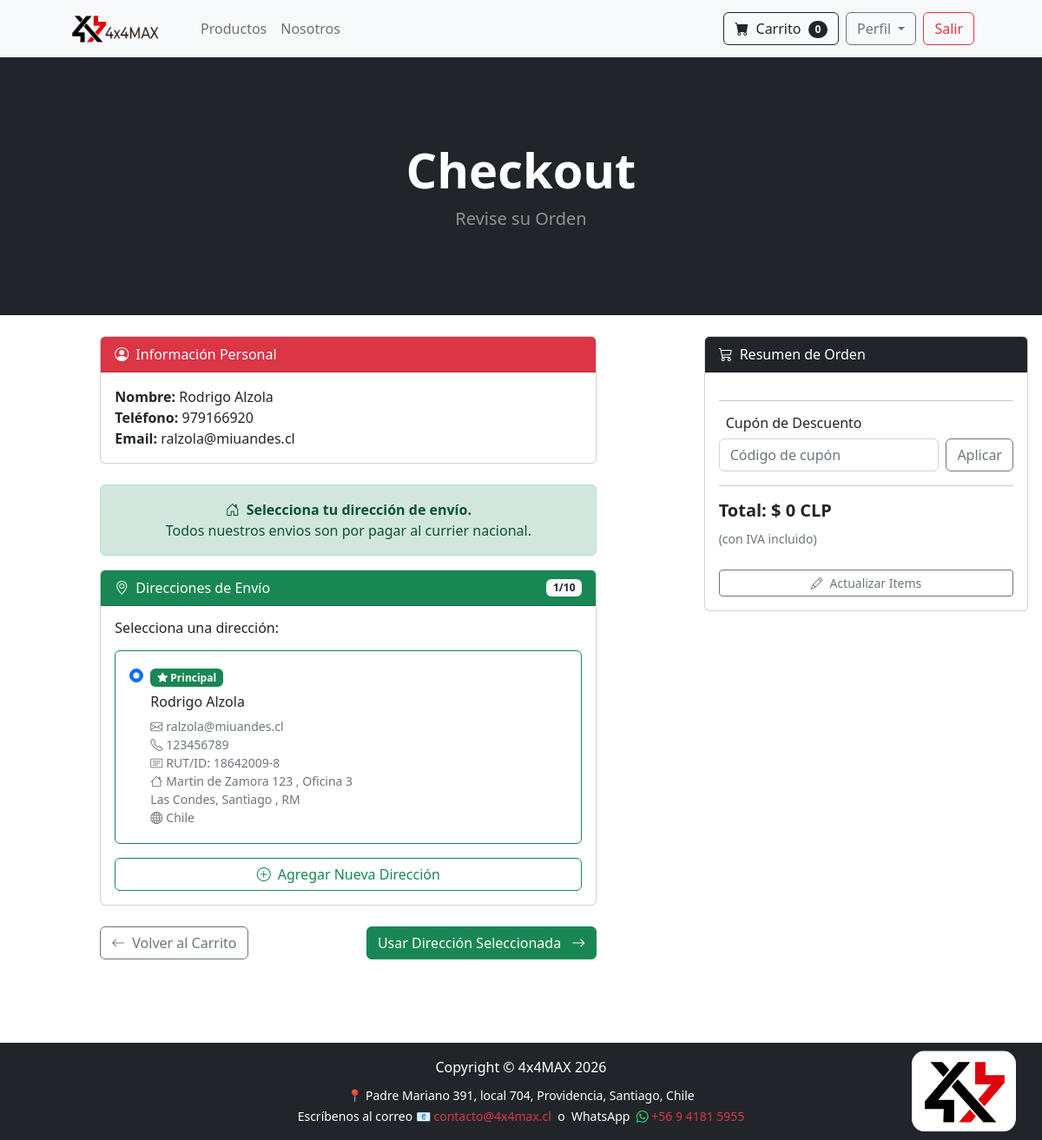
/payment/checkout (signed in), run on the app's committed database.
### store/models.py (models this page shows, shortened)
class Profile(models.Model):
    user = models.OneToOneField(User, on_delete=models.CASCADE)
    full_name = models.CharField(max_length=100, blank=False)
    date_modified = models.DateTimeField(User, auto_now=True)
    phone = models.CharField(max_length=20, blank=False)
    id_number = models.CharField(max_length=10, default='', validators=[validar_rut], help_text='Rut: 12345678-9')
    email = models.EmailField(max_length=100, blank=False)
    address1 = models.CharField(max_length=200, blank=True)
    address2 = models.CharField(max_length=200, blank=True)
    city = models.CharField(max_length=200, blank=True)
    state = models.CharField(max_length=200, blank=True)
    commune = models.CharField(max_length=200, blank=True)
    zipcode = models.CharField(max_length=200, blank=True)
    country = models.CharField(max_length=200, blank=True)
    old_cart = models.TextField(blank=True, null=True, default='')

### payment/models.py (models this page shows, shortened)
class ShippingAddress(models.Model):
    user = models.ForeignKey(User, on_delete=models.CASCADE, related_name='shipping_addresses')
    full_name = models.CharField(max_length=255)
    email = models.EmailField(max_length=255)
    phone = models.CharField(max_length=20)
    id_number = models.CharField(max_length=10, default='', validators=[validar_rut], help_text='Formato: 12345678-9')
    address1 = models.CharField(max_length=255)
    address2 = models.CharField(max_length=255, blank=True, null=True)
    city = models.CharField(max_length=100)
    commune = models.CharField(max_length=100, blank=True, null=True)
    region = models.CharField(max_length=100)
    zipcode = models.CharField(max_length=20, blank=True, null=True)
    country = models.CharField(max_length=100, default='Chile')
    notes = models.TextField(
        blank=True,
        null=True,
        max_length=300,
        verbose_name='Comentarios adicionales',
        help_text='Ej: "Dejar con conserje", "Timbre no funciona", "Casa blanca con reja negra"'
    )
    is_default = models.BooleanField(default=False)
    created_at = models.DateTimeField(auto_now_add=True)
    class Meta:
        ordering = ['-is_default', '-created_at']
        verbose_name_plural = "Shipping Addresses"

### payment/views.py (the view, shortened to what this page needs)
# urls.py: path('checkout', views.checkout, name='checkout'),
def checkout(request):
    cart = Cart(request)
    cart_products = cart.get_products()
    quantities = cart.get_quants()
    coupon_code = request.session.get('coupon_code')
    coupon_discount = request.session.get('coupon_discount', 0)
    cart_total = float(cart.cart_total())
    total_after_discount = cart_total - coupon_discount
    coupon = None
    personal_info = None
    guest_user_form = None
    workshop_id = request.POST.get('workshop_id') or request.GET.get('workshop_id')
    shipping_form = None
    is_workshop_shipping = False
    if request.method == 'GET':
        request.session.pop('guest_info', None)
    if request.user.is_authenticated:
        try:
            profile = Profile.objects.get(user=request.user)
            personal_info = {
                'full_name': profile.full_name,
                'phone': profile.phone,
                'email': profile.email,
            }
        except Profile.DoesNotExist:
            personal_info = {
                'full_name': '',
                'phone': '',
                'email': '',
            }
        shipping_addresses = ShippingAddress.objects.filter(user=request.user).order_by('-is_default', '-created_at')
        has_addresses = shipping_addresses.exists()
        can_add_more = shipping_addresses.count() < 10
        if workshop_id:
            try:
                selected_workshop = Workshop.objects.get(id=workshop_id)
                is_workshop_shipping = True
                shipping_data = {
                    'shipping_full_name': selected_workshop.name,
                    'shipping_phone': '',
                    'shipping_email': '',
                    'shipping_id_number': selected_workshop.id_number,
                    'shipping_address1': selected_workshop.address1,
                    'shipping_address2': selected_workshop.address2,
                    'shipping_city': selected_workshop.city,
                    'shipping_state': selected_workshop.state,
                    'shipping_commune': selected_workshop.commune,
                    'shipping_zipcode': selected_workshop.zipcode,
                    'shipping_country': selected_workshop.country,
                }
                shipping_form = ShippingForm(initial=shipping_data)
                if request.method == 'POST':
                    shipping_info = shipping_data
                    billing_form = PaymentForm()
                    request.session['personal_info'] = personal_info
                    request.session['shipping_info'] = shipping_info
                    request.session['workshop_id'] = workshop_id
                    return render(request, "payment/billing_info.html", {
                        "cart_products": cart_products,
                        "quantities": quantities,
                        "total": total_after_discount,  # CAMBIO: usar total con descuento
                        "total_original": cart_total,  # NUEVO: total original
                        "coupon_discount": coupon_discount,  # NUEVO
                        "coupon": coupon,  # NUEVO
                        "shipping_info": shipping_info,
                        "personal_info": personal_info,
                        "billing_form": billing_form
                    })
            except Workshop.DoesNotExist:
                shipping_form = ShippingForm()
        else:
            is_workshop_shipping = False
            shipping_form = ShippingForm()
    return render(request, "payment/checkout.html", {
        "cart_products": cart_products,
        "quantities": quantities,
        "total": cart_total,  # Total original
        "total_after_discount": total_after_discount,  # NUEVO: Total con descuento
        "coupon": coupon,  # NUEVO
        "coupon_discount": coupon_discount,  # NUEVO
        "shipping_form": shipping_form,
        "personal_info": personal_info,
        "is_workshop_shipping": is_workshop_shipping,
        "guest_user_form": guest_user_form,
        "workshop_id": workshop_id,
        "shipping_addresses": shipping_addresses if request.user.is_authenticated else [],
        "has_addresses": has_addresses if request.user.is_authenticated else False,
        "can_add_more": can_add_more if request.user.is_authenticated else False,
    })

### payment/templates/payment/checkout.html (shortened to what this page needs)
{% extends 'base.html' %}
{% load custom_filters %}
{% block content %}
<header class="bg-dark py-5">
  <div class="container-fluid px-3 my-5">
    <div class="text-center text-white">
      <h1 class="display-4 fw-bolder">Checkout</h1>
      <p class="lead fw-normal text-white-50 mb-0">Revise su Orden</p>
    </div>
  </div>
</header>
<br/>
<div class="container-fluid px-3">
  <div class="row justify-content-between">
    <div class="col-lg-6 mx-auto">
      {% if user.is_authenticated %}
        <div class="card mb-4">
          <div class="card-header bg-danger text-white">
            <i class="bi bi-person-circle me-2"></i>Información Personal
          </div>
          <div class="card-body">
            <div class="mb-0"><strong>Nombre:</strong> {{ personal_info.full_name }}</div>
            <div class="mb-0"><strong>Teléfono:</strong> {{ personal_info.phone }}</div>
            <div class="mb-0"><strong>Email:</strong> {{ personal_info.email }}</div>
          </div>
        </div>
        <div class="alert {% if is_workshop_shipping %}alert-info{% else %}alert-success{% endif %} text-center">
          {% if is_workshop_shipping %}
            <i class="bi bi-tools me-2"></i><strong>Este pedido será enviado al taller seleccionado.</strong>
          {% else %}
            <i class="bi bi-house-door me-2"></i><strong>Selecciona tu dirección de envío.</strong><br/>
            Todos nuestros envios son por pagar al currier nacional.
          {% endif %}
        </div>
        {% if is_workshop_shipping %}
          <form method="POST" action="{% url 'checkout' %}">
            {% csrf_token %}
            <input type="hidden" name="workshop_id" value="{{ workshop_id }}">
            <div class="card mb-4">
              <div class="card-header bg-info text-white">
                <i class="bi bi-geo-alt me-2"></i>Dirección del Taller
              </div>
              <div class="card-body">
                <div class="mb-1"><strong>Taller:</strong> {{ shipping_form.shipping_full_name.value }}</div>
                <div class="mb-1"><strong>Dirección:</strong> {{ shipping_form.shipping_address1.value }}</div>
                <div class="mb-1"><strong>Ciudad:</strong> {{ shipping_form.shipping_city.value }}</div>
                <div class="mb-1"><strong>Region:</strong> {{ shipping_form.shipping_state.value }}</div>
                <div class="mb-1"><strong>Comuna:</strong> {{ shipping_form.shipping_commune.value }}</div>
                <div class="mb-1"><strong>Código Postal:</strong> {{ shipping_form.shipping_zipcode.value }}</div>
              </div>
            </div>
            <div class="d-flex justify-content-between">
              <a href="{% url 'workshop' %}" class="btn btn-outline-secondary">
                <i class="bi bi-arrow-left me-2"></i>Volver a Talleres
              </a>
              <button type="submit" class="btn btn-danger">
                Continuar <i class="bi bi-arrow-right ms-2"></i>
              </button>
            </div>
          </form>
        {% else %}
          <div class="card mb-4">
            <div class="card-header bg-success text-white d-flex justify-content-between align-items-center">
              <span><i class="bi bi-geo-alt me-2"></i>Direcciones de Envío</span>
              {% if has_addresses %}
                <span class="badge bg-light text-dark">{{ shipping_addresses.count }}/10</span>
              {% endif %}
            </div>
            <div class="card-body">
              {% if has_addresses %}
                <h6 class="mb-3">Selecciona una dirección:</h6>
                {% for address in shipping_addresses %}
                  <div class="card mb-3 {% if address.is_default %}border-success{% endif %}">
                    <div class="card-body">
                      <div class="form-check">
                        <input
                          class="form-check-input"
                          type="radio"
                          name="selected_address"
                          id="address_{{ address.id }}"
                          value="{{ address.id }}"
                          {% if address.is_default %}checked{% endif %}
                        >
                        <label class="form-check-label w-100" for="address_{{ address.id }}">
                          {% if address.is_default %}
                            <span class="badge bg-success mb-2">
                              <i class="bi bi-star-fill"></i> Principal
                            </span>
                          {% endif %}
                          <h6 class="mb-2">{{ address.full_name }}</h6>
                          <p class="mb-0 text-muted small">
                            <i class="bi bi-envelope me-1"></i>{{ address.email }}<br>
                            <i class="bi bi-telephone me-1"></i>{{ address.phone }}<br>
                            <i class="bi bi-card-text me-1"></i>RUT/ID: {{ address.id_number}}<br>
                            <i class="bi bi-house me-1"></i>{{ address.address1 }}
                            {% if address.address2 %}, {{ address.address2 }}{% endif %}<br>
                            {{ address.commune }}, {{ address.city }}
                            {% if address.region %}, {{ address.region }}{% endif %}
                            {% if address.zipcode %} - {{ address.zipcode }}{% endif %}<br>
                            <i class="bi bi-globe me-1"></i>{{ address.country }}
                          </p>
                        </label>
                      </div>
                    </div>
                  </div>
                {% endfor %}
                {% if can_add_more %}
                  <button
                    class="btn btn-outline-success w-100"
                    type="button"
                    data-bs-toggle="collapse"
                    data-bs-target="#newAddressForm"
                  >
                    <i class="bi bi-plus-circle me-2"></i>Agregar Nueva Dirección
                  </button>
                {% else %}
                  <div class="alert alert-warning mt-3">
                    <i class="bi bi-exclamation-triangle me-2"></i>
                    Has alcanzado el límite de 10 direcciones.
                  </div>
                {% endif %}
              {% endif %}
            </div>
          </div>
          {% if has_addresses %}
            <form method="POST" action="{% url 'checkout' %}" id="select-address-form">
              <div class="d-flex justify-content-between mt-3">
                <a href="{% url 'cart_summary' %}" class="btn btn-outline-secondary">
                  <i class="bi bi-arrow-left me-2"></i>Volver al Carrito
                </a>
                <button type="submit" class="btn btn-success">
                  Usar Dirección Seleccionada <i class="bi bi-arrow-right ms-2"></i>
                </button>
              </div>
            </form>
          {% else %}
            <div class="d-flex justify-content-between mt-3">
              <a href="{% url 'workshop' %}" class="btn btn-outline-secondary">
                <i class="bi bi-arrow-left me-2"></i>Volver a Talleres
              </a>
            </div>
          {% endif %}
        {% endif %}
      {% endif %}
      <br><br>
    </div>
<div class="col-md-4">
  <div class="card">
    <div class="card-header bg-dark text-white">
      <i class="bi bi-cart3 me-2"></i>Resumen de Orden
    </div>
    <div class="card-body">
      <hr>
      <div class="mb-3">
        <h6>Cupón de Descuento</h6>
        {% if coupon %}
          <div class="alert alert-success py-2 mb-2">
            <div class="d-flex justify-content-between align-items-center">
              <div>
                <strong>{{ coupon.code }}</strong><br>
                <small>-$ {{ coupon_discount|currency_format }}</small>
              </div>
              <button type="button" class="btn btn-sm btn-outline-danger" id="remove-coupon-btn">
                <i class="bi bi-x"></i>
              </button>
            </div>
          </div>
        {% else %}
          <div class="d-flex gap-2 mb-2">
            <input type="text" class="form-control" id="coupon-code" placeholder="Código de cupón" maxlength="50">
            <button class="btn btn-outline-secondary" type="button" id="apply-coupon-btn">
              Aplicar
            </button>
          </div>
        {% endif %}
      </div>
      <hr>
      {% if coupon_discount > 0 %}
        <div class="d-flex justify-content-between mb-2">
          <span>Subtotal:</span>
          <span>$ {{ total|currency_format }}</span>
        </div>
        <div class="d-flex justify-content-between mb-2 text-success">
          <span>Descuento:</span>
          <span>-$ {{ coupon_discount|currency_format }}</span>
        </div>
        <hr>
        <h5 class="d-flex justify-content-between">
          <strong>Total:</strong>
          <strong class="text-success">$ {{ total_after_discount|currency_format }} CLP</strong>
        </h5>
      {% else %}
        <h5><strong>Total: $ {{ total|currency_format }} CLP</strong></h5>
      {% endif %}
      <small class="text-muted">(con IVA incluido)</small>
      <br><br>
      <a href="{% url 'cart_summary' %}" class="btn btn-sm btn-outline-secondary w-100">
        <i class="bi bi-pencil me-2"></i>Actualizar Items
      </a>
    </div>
  </div>
</div>
  </div>
</div>
<br/><br/>
{% endblock %}

### data on the page
Profile: full_name "Rodrigo Alzola", phone "979166920", email "ralzola@miuandes.cl"
ShippingAddress: is_default "☑ Principal Rodrigo Alzola ralz", full_name "Rodrigo Alzola", email "ralzola@miuandes.cl", phone "123456789", id_number "18642009-8", address1 "Martin de Zamora 123", address2 "Oficina 3", commune "Las Condes", city "Santiago", region "RM", country "Chile"

### other printed values
{{ cart|length }} "0"
{{ shipping_addresses.count }} "1"
{{ total|currency_format }} "0"
